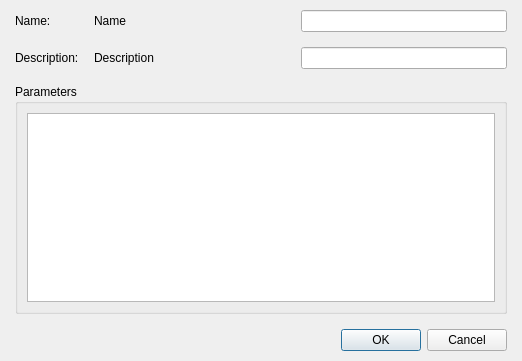
<?xml version="1.0" encoding="UTF-8"?>
<ui version="4.0">
 <class>DialogSystemPluginCommand</class>
 <widget class="QDialog" name="DialogSystemPluginCommand">
  <property name="geometry">
   <rect>
    <x>0</x>
    <y>0</y>
    <width>522</width>
    <height>361</height>
   </rect>
  </property>
  <property name="windowTitle">
   <string>Dialog</string>
  </property>
  <layout class="QGridLayout" name="gridLayout_2">
   <property name="leftMargin">
    <number>15</number>
   </property>
   <property name="topMargin">
    <number>10</number>
   </property>
   <property name="rightMargin">
    <number>15</number>
   </property>
   <property name="bottomMargin">
    <number>10</number>
   </property>
   <item row="0" column="0">
    <layout class="QVBoxLayout" name="verticalLayout_2" stretch="1,0">
     <property name="spacing">
      <number>15</number>
     </property>
     <item>
      <layout class="QVBoxLayout" name="verticalLayout" stretch="0,0">
       <item>
        <layout class="QGridLayout" name="gridLayout">
         <item row="1" column="1">
          <layout class="QHBoxLayout" name="horizontalLayout_2" stretch="1,1">
           <property name="spacing">
            <number>0</number>
           </property>
           <item>
            <widget class="QLabel" name="labelDescriptionValue">
             <property name="text">
              <string>Description</string>
             </property>
             <property name="wordWrap">
              <bool>true</bool>
             </property>
            </widget>
           </item>
           <item>
            <widget class="QLineEdit" name="lineEditDescription"/>
           </item>
          </layout>
         </item>
         <item row="0" column="0">
          <widget class="QLabel" name="labelName">
           <property name="text">
            <string>Name:</string>
           </property>
          </widget>
         </item>
         <item row="1" column="0">
          <widget class="QLabel" name="labelDescription">
           <property name="text">
            <string>Description:</string>
           </property>
          </widget>
         </item>
         <item row="0" column="1">
          <layout class="QHBoxLayout" name="horizontalLayout" stretch="1,1">
           <property name="spacing">
            <number>0</number>
           </property>
           <item>
            <widget class="QLabel" name="labelNameValue">
             <property name="text">
              <string>Name</string>
             </property>
            </widget>
           </item>
           <item>
            <widget class="QLineEdit" name="lineEditName"/>
           </item>
          </layout>
         </item>
        </layout>
       </item>
       <item>
        <widget class="QGroupBox" name="groupBox">
         <property name="title">
          <string>Parameters</string>
         </property>
         <layout class="QGridLayout" name="gridLayout_3">
          <item row="0" column="0">
           <widget class="WidgetSuperTree" name="treeView"/>
          </item>
         </layout>
        </widget>
       </item>
      </layout>
     </item>
     <item>
      <widget class="QDialogButtonBox" name="buttonBox">
       <property name="orientation">
        <enum>Qt::Horizontal</enum>
       </property>
       <property name="standardButtons">
        <set>QDialogButtonBox::Cancel|QDialogButtonBox::Ok</set>
       </property>
      </widget>
     </item>
    </layout>
   </item>
  </layout>
 </widget>
 <customwidgets>
  <customwidget>
   <class>WidgetSuperTree</class>
   <extends>QTreeView</extends>
   <header>widgetsupertree.h</header>
  </customwidget>
 </customwidgets>
 <resources/>
 <connections>
  <connection>
   <sender>buttonBox</sender>
   <signal>accepted()</signal>
   <receiver>DialogSystemPluginCommand</receiver>
   <slot>accept()</slot>
   <hints>
    <hint type="sourcelabel">
     <x>248</x>
     <y>254</y>
    </hint>
    <hint type="destinationlabel">
     <x>157</x>
     <y>274</y>
    </hint>
   </hints>
  </connection>
  <connection>
   <sender>buttonBox</sender>
   <signal>rejected()</signal>
   <receiver>DialogSystemPluginCommand</receiver>
   <slot>reject()</slot>
   <hints>
    <hint type="sourcelabel">
     <x>316</x>
     <y>260</y>
    </hint>
    <hint type="destinationlabel">
     <x>286</x>
     <y>274</y>
    </hint>
   </hints>
  </connection>
 </connections>
</ui>
